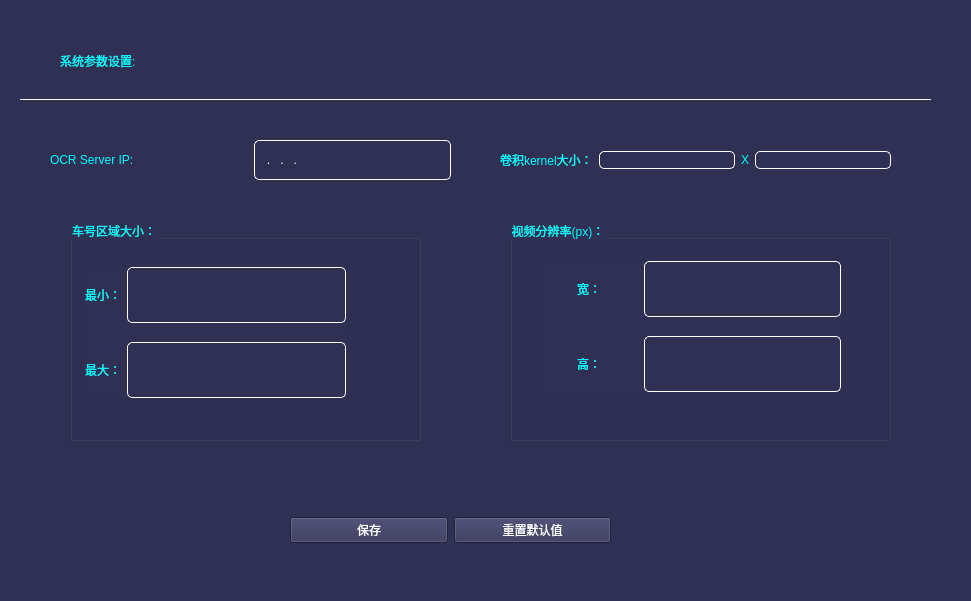
<?xml version="1.0" encoding="UTF-8"?>
<ui version="4.0">
 <class>winParamSetup</class>
 <widget class="QWidget" name="winParamSetup">
  <property name="geometry">
   <rect>
    <x>0</x>
    <y>0</y>
    <width>971</width>
    <height>601</height>
   </rect>
  </property>
  <property name="windowTitle">
   <string>系统参数设置</string>
  </property>
  <property name="styleSheet">
   <string notr="true">QWidget{
background-color: rgb(48, 48, 85);
color: rgb(0, 255, 255);}
 
QLineEdit
{
color: rgb(255, 255, 255);
font: 75 18pt &quot;微软雅黑&quot;;
background-color: rgb(48, 48, 85);
border:1px solid rgb(255,255,255);
border-radius:5px;
text-align:center;
 
}

 
</string>
  </property>
  <widget class="QWidget" name="horizontalLayoutWidget">
   <property name="geometry">
    <rect>
     <x>60</x>
     <y>30</y>
     <width>491</width>
     <height>61</height>
    </rect>
   </property>
   <layout class="QHBoxLayout" name="horizontalLayout">
    <item>
     <widget class="QLabel" name="label">
      <property name="styleSheet">
       <string notr="true">font: 20pt &quot;黑体&quot;;</string>
      </property>
      <property name="text">
       <string>系统参数设置:</string>
      </property>
     </widget>
    </item>
   </layout>
  </widget>
  <widget class="QGroupBox" name="groupBox_2">
   <property name="geometry">
    <rect>
     <x>510</x>
     <y>220</y>
     <width>381</width>
     <height>221</height>
    </rect>
   </property>
   <property name="styleSheet">
    <string notr="true">font:18pt &quot;黑体&quot;;</string>
   </property>
   <property name="title">
    <string>视频分辨率(px)：</string>
   </property>
   <widget class="QWidget" name="layoutWidget">
    <property name="geometry">
     <rect>
      <x>30</x>
      <y>41</y>
      <width>301</width>
      <height>131</height>
     </rect>
    </property>
    <layout class="QGridLayout" name="gridLayout_2" rowstretch="4,1,4" columnstretch="1,2">
     <item row="0" column="1">
      <widget class="QLineEdit" name="lnCamraWidth">
       <property name="sizePolicy">
        <sizepolicy hsizetype="Expanding" vsizetype="Expanding">
         <horstretch>0</horstretch>
         <verstretch>0</verstretch>
        </sizepolicy>
       </property>
       <property name="alignment">
        <set>Qt::AlignLeading|Qt::AlignLeft|Qt::AlignVCenter</set>
       </property>
      </widget>
     </item>
     <item row="2" column="0">
      <widget class="QLabel" name="label_7">
       <property name="text">
        <string>高：</string>
       </property>
       <property name="alignment">
        <set>Qt::AlignCenter</set>
       </property>
      </widget>
     </item>
     <item row="2" column="1">
      <widget class="QLineEdit" name="lnCamraHeight">
       <property name="sizePolicy">
        <sizepolicy hsizetype="Expanding" vsizetype="Expanding">
         <horstretch>0</horstretch>
         <verstretch>0</verstretch>
        </sizepolicy>
       </property>
      </widget>
     </item>
     <item row="0" column="0">
      <widget class="QLabel" name="label_6">
       <property name="text">
        <string>宽：</string>
       </property>
       <property name="alignment">
        <set>Qt::AlignCenter</set>
       </property>
      </widget>
     </item>
     <item row="1" column="1">
      <spacer name="verticalSpacer_2">
       <property name="orientation">
        <enum>Qt::Vertical</enum>
       </property>
       <property name="sizeHint" stdset="0">
        <size>
         <width>20</width>
         <height>20</height>
        </size>
       </property>
      </spacer>
     </item>
    </layout>
   </widget>
  </widget>
  <widget class="Line" name="line">
   <property name="geometry">
    <rect>
     <x>20</x>
     <y>99</y>
     <width>911</width>
     <height>21</height>
    </rect>
   </property>
   <property name="sizePolicy">
    <sizepolicy hsizetype="Expanding" vsizetype="Fixed">
     <horstretch>0</horstretch>
     <verstretch>0</verstretch>
    </sizepolicy>
   </property>
   <property name="styleSheet">
    <string notr="true">color: rgb(255, 255, 255);
border-top:1px solid white;
</string>
   </property>
   <property name="orientation">
    <enum>Qt::Horizontal</enum>
   </property>
  </widget>
  <widget class="QWidget" name="layoutWidget">
   <property name="geometry">
    <rect>
     <x>290</x>
     <y>490</y>
     <width>321</width>
     <height>81</height>
    </rect>
   </property>
   <layout class="QHBoxLayout" name="horizontalLayout_2">
    <item>
     <widget class="QPushButton" name="btnSave">
      <property name="styleSheet">
       <string notr="true">QPushButton {font: 75 20pt &quot;微软雅黑&quot;;
	color: rgb(255, 255, 255);}


</string>
      </property>
      <property name="text">
       <string>保存</string>
      </property>
     </widget>
    </item>
    <item>
     <widget class="QPushButton" name="btnDefault">
      <property name="styleSheet">
       <string notr="true">QPushButton {font: 75 20pt &quot;微软雅黑&quot;;
	color: rgb(255, 255, 255);}
</string>
      </property>
      <property name="text">
       <string>重置默认值</string>
      </property>
     </widget>
    </item>
   </layout>
  </widget>
  <widget class="QGroupBox" name="groupBox">
   <property name="geometry">
    <rect>
     <x>70</x>
     <y>220</y>
     <width>351</width>
     <height>221</height>
    </rect>
   </property>
   <property name="styleSheet">
    <string notr="true">font: 18pt &quot;黑体&quot;;
</string>
   </property>
   <property name="title">
    <string>车号区域大小：</string>
   </property>
   <widget class="QWidget" name="layoutWidget">
    <property name="geometry">
     <rect>
      <x>15</x>
      <y>47</y>
      <width>261</width>
      <height>131</height>
     </rect>
    </property>
    <layout class="QGridLayout" name="gridLayout" rowstretch="4,1,4">
     <item row="0" column="1">
      <widget class="QLineEdit" name="lnOcuppyMin">
       <property name="sizePolicy">
        <sizepolicy hsizetype="Expanding" vsizetype="Expanding">
         <horstretch>0</horstretch>
         <verstretch>0</verstretch>
        </sizepolicy>
       </property>
       <property name="styleSheet">
        <string notr="true">background-color: rgba(48, 48, 85,255);
text-aling:center;</string>
       </property>
      </widget>
     </item>
     <item row="2" column="1">
      <widget class="QLineEdit" name="lnOcuppyMax">
       <property name="sizePolicy">
        <sizepolicy hsizetype="Expanding" vsizetype="Expanding">
         <horstretch>0</horstretch>
         <verstretch>0</verstretch>
        </sizepolicy>
       </property>
       <property name="styleSheet">
        <string notr="true">background-color: rgba(48, 48, 85);</string>
       </property>
      </widget>
     </item>
     <item row="2" column="0">
      <widget class="QLabel" name="label_5">
       <property name="text">
        <string>最大：</string>
       </property>
       <property name="alignment">
        <set>Qt::AlignCenter</set>
       </property>
      </widget>
     </item>
     <item row="0" column="0">
      <widget class="QLabel" name="label_4">
       <property name="text">
        <string>最小：</string>
       </property>
       <property name="textFormat">
        <enum>Qt::PlainText</enum>
       </property>
       <property name="alignment">
        <set>Qt::AlignCenter</set>
       </property>
      </widget>
     </item>
     <item row="1" column="1">
      <spacer name="verticalSpacer">
       <property name="orientation">
        <enum>Qt::Vertical</enum>
       </property>
       <property name="sizeHint" stdset="0">
        <size>
         <width>20</width>
         <height>20</height>
        </size>
       </property>
      </spacer>
     </item>
    </layout>
   </widget>
  </widget>
  <widget class="QWidget" name="layoutWidget">
   <property name="geometry">
    <rect>
     <x>500</x>
     <y>140</y>
     <width>391</width>
     <height>40</height>
    </rect>
   </property>
   <layout class="QHBoxLayout" name="horizontalLayout_3">
    <item>
     <widget class="QLabel" name="label_2">
      <property name="styleSheet">
       <string notr="true">font: 16pt &quot;黑体&quot;;</string>
      </property>
      <property name="text">
       <string>卷积kernel大小：</string>
      </property>
     </widget>
    </item>
    <item>
     <widget class="QLineEdit" name="lnKernelWidth"/>
    </item>
    <item>
     <widget class="QLabel" name="label_8">
      <property name="styleSheet">
       <string notr="true">font: 16pt &quot;黑体&quot;;</string>
      </property>
      <property name="text">
       <string>X</string>
      </property>
     </widget>
    </item>
    <item>
     <widget class="QLineEdit" name="lnKernelHeight"/>
    </item>
   </layout>
  </widget>
  <widget class="QWidget" name="layoutWidget">
   <property name="geometry">
    <rect>
     <x>50</x>
     <y>140</y>
     <width>401</width>
     <height>40</height>
    </rect>
   </property>
   <layout class="QHBoxLayout" name="horizontalLayout_4">
    <item>
     <widget class="QLabel" name="label_3">
      <property name="styleSheet">
       <string notr="true">font: 16pt &quot;黑体&quot;;</string>
      </property>
      <property name="text">
       <string>OCR Server IP:</string>
      </property>
     </widget>
    </item>
    <item>
     <widget class="QLineEdit" name="lnOcrServIP">
      <property name="sizePolicy">
       <sizepolicy hsizetype="Preferred" vsizetype="Expanding">
        <horstretch>0</horstretch>
        <verstretch>0</verstretch>
       </sizepolicy>
      </property>
      <property name="styleSheet">
       <string notr="true">border-color: rgb(255, 255, 255);</string>
      </property>
      <property name="inputMask">
       <string>000.000.000.000</string>
      </property>
      <property name="alignment">
       <set>Qt::AlignLeading|Qt::AlignLeft|Qt::AlignVCenter</set>
      </property>
     </widget>
    </item>
   </layout>
  </widget>
 </widget>
 <resources/>
 <connections/>
</ui>
